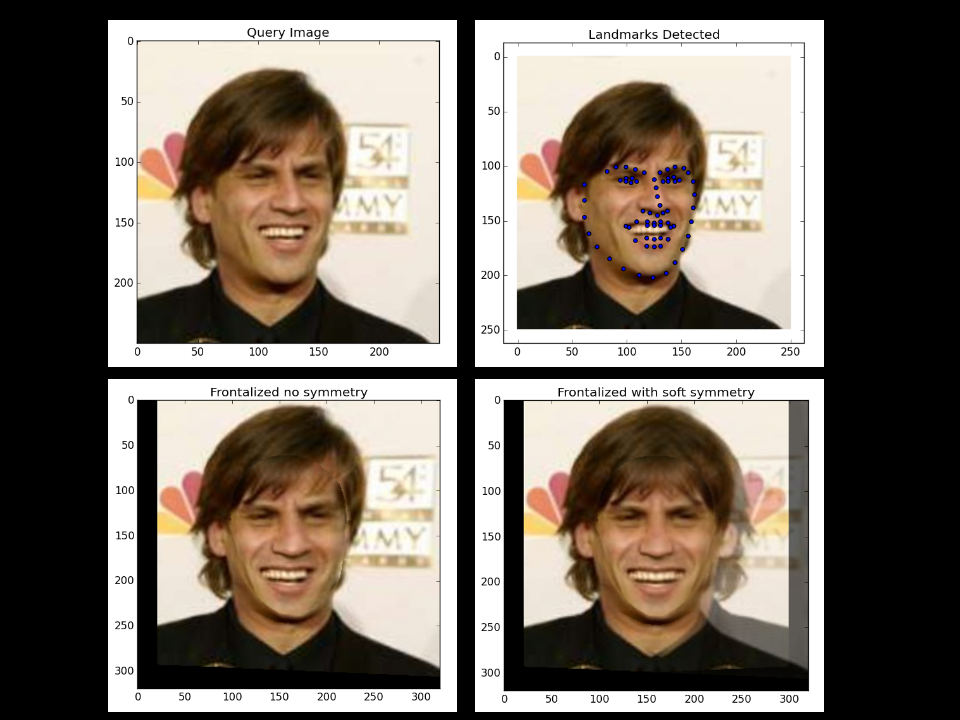
#> input picture function/example.png, 960 x 720 px
$ python -i head_data.py   (imports and definitions only)
#> lines starting #> are read from the running program, lines starting #| are printed output that depends on the picture
#> further down, picture is the input picture: shape (720, 960, 3); mean B, G, R 101.8, 111.3, 120.5
import cv2
import mediapipe as mp
import numpy as np

# [7 lines left out: function resize_width, not called in this run]

# Fungsi untuk menghitung Eye Aspect Ratio (EAR)
def eye_ratio(a,b,c,d):
    ratio = (a - b) / (c - d + 1e-6)
    return ratio

def ratio_horizontal(a, b, c):
    ratio = (a - b) / (c - b + 1e-6)
    return ratio

def koordinat(poin, frame_w, frame_h):
    koor = poin.x * frame_w, poin.y * frame_h
    return koor

# [4 lines left out: function adjust_gamma, not called in this run]

def adjust_brightness_contrast(image, alpha, beta):
    return cv2.addWeighted(image, alpha, image, 0, beta)

# [5 lines left out: function sharpen_image, not called in this run]

res = 500
scaleFactor = 1.2
minNeighbors = 3
minSize = (50, 50)

EAR_THRESHOLD = 0.2  # Jika lebih kecil dari ini, mata dianggap tertutup

LEFT_EYE_IDX = [362, 374, 263, 386]
RIGHT_EYE_IDX = [133, 145, 33, 159]
right_eye_indices = [54, 151, 4, 123]
left_eye_indices = [284, 151, 4, 352]

face_cascade = cv2.CascadeClassifier('haarcascade/haarcascade_frontalface_default.xml')
eye_cascade = cv2.CascadeClassifier('haarcascade/haarcascade_eye.xml')
eye_cascade_l = cv2.CascadeClassifier('haarcascade/haarcascade_lefteye_2splits.xml')
eye_cascade_r = cv2.CascadeClassifier('haarcascade/haarcascade_righteye_2splits.xml')

# [8 lines left out: function adjust_face, not called in this run]

def data_wajah(img):
    #imgs = adjust_face(img)

    #frame = cv2.imread(imgs)
    imgs = img
    frame = imgs
    frame_h, frame_w, _ = frame.shape
#> frame_h = 720; frame_w = 960

    rgb_frame = cv2.cvtColor(frame, cv2.COLOR_BGR2RGB)
    gray = cv2.cvtColor(rgb_frame, cv2.COLOR_BGR2GRAY)
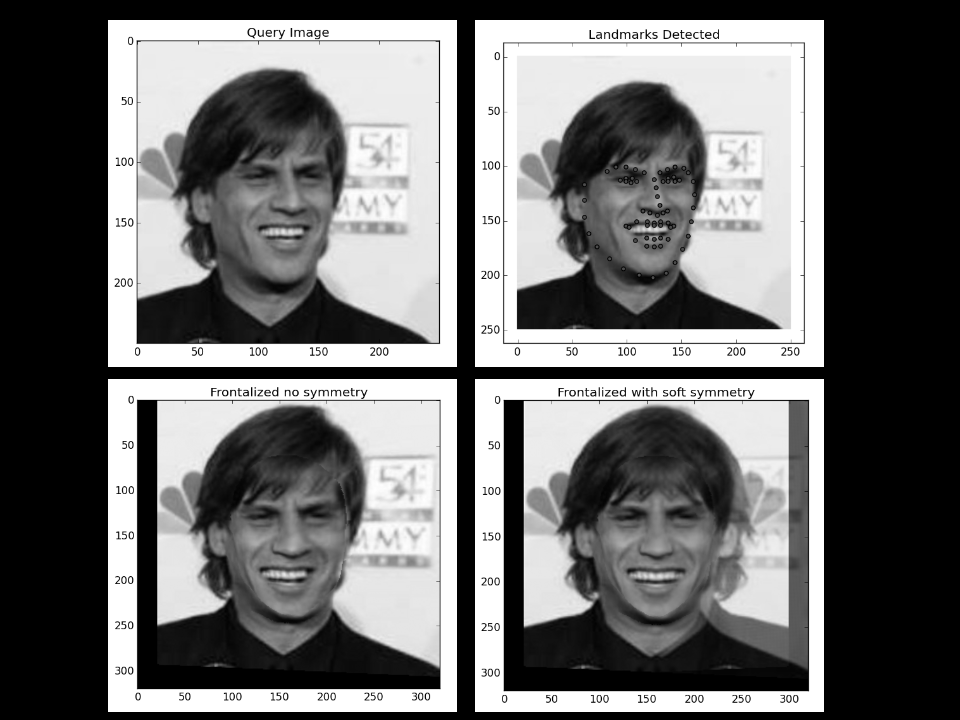
#> gray: shape (720, 960); min 0, max 255, mean 109.5

#> (the run stopped early here; a loop or call above may not have finished)
